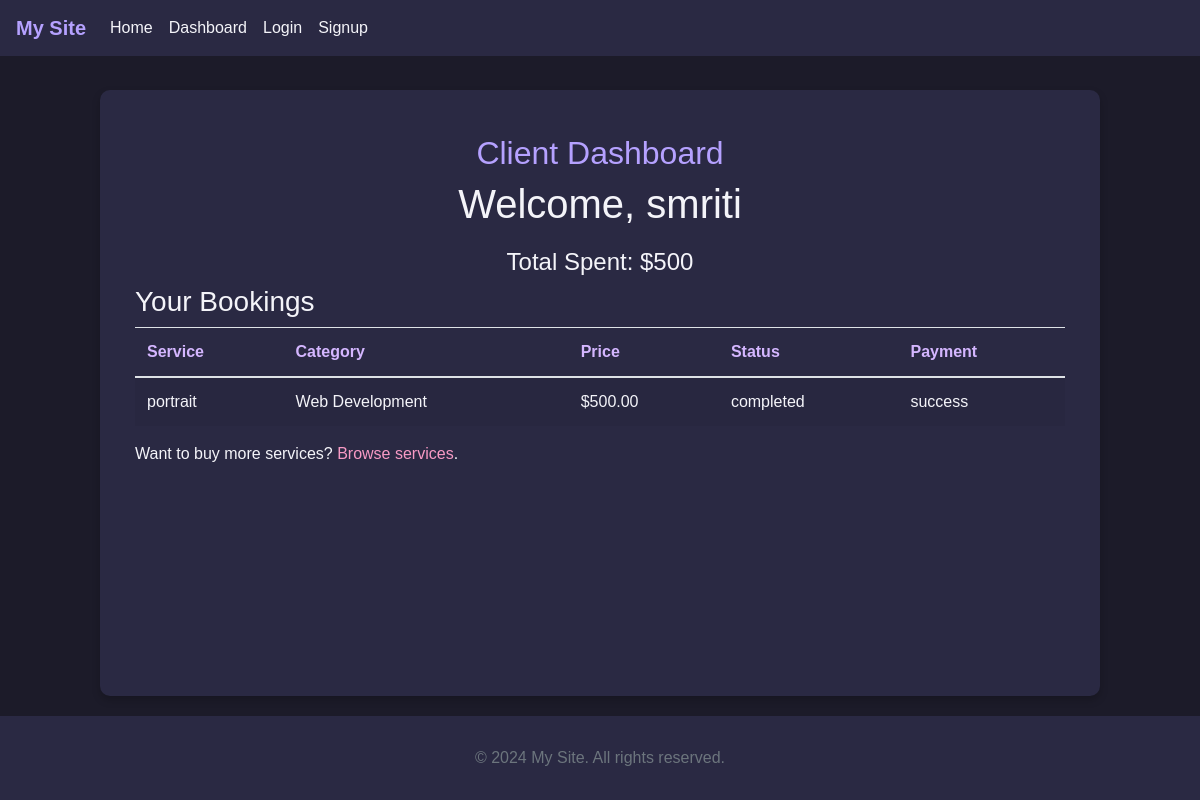
/users/client_dashboard/ (signed in), run on an earlier commit of the app's database.
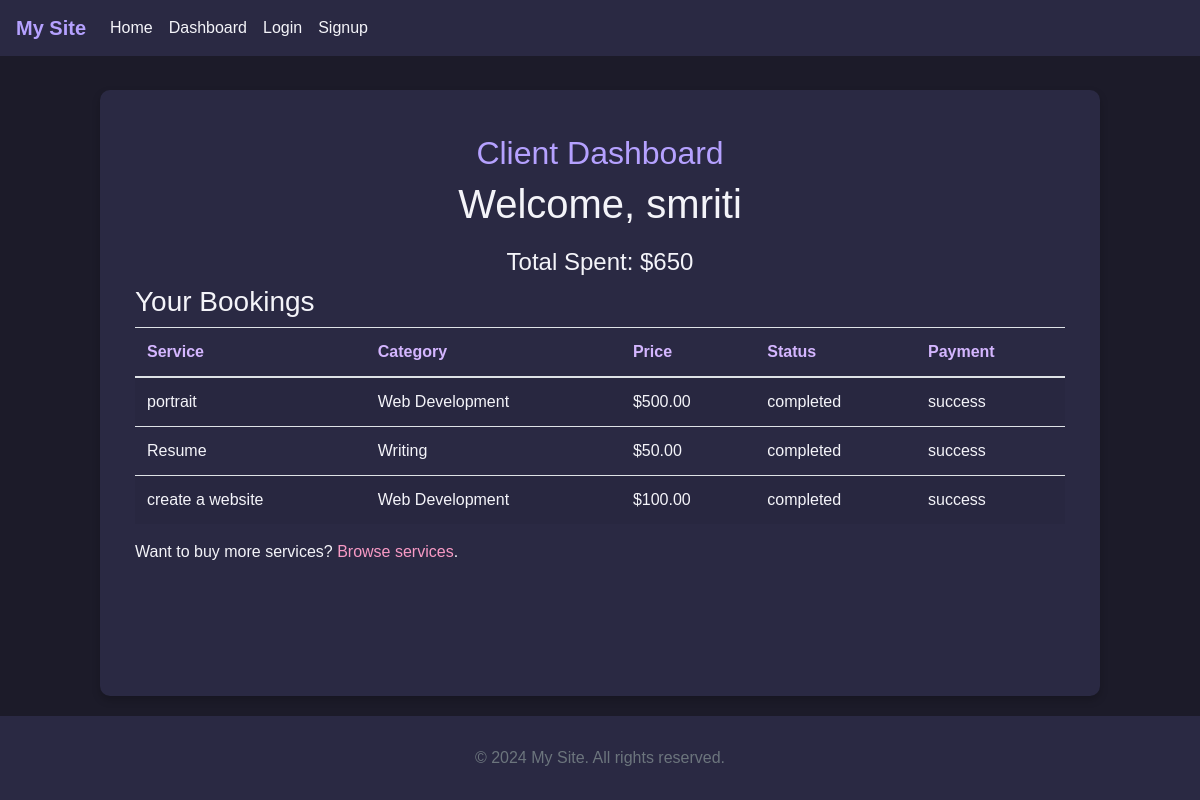
And on a later commit of the database.
### services/models.py (models this page shows, shortened)
class Booking(models.Model):
    client = models.ForeignKey('users.CustomUser', on_delete=models.CASCADE)
    service = models.ForeignKey('services.Service', on_delete=models.CASCADE)
    status = models.CharField(max_length=20, choices=[
        ('pending', 'Pending'),
        ('completed', 'Completed'),
        ('failed', 'Failed'),
    ], default='pending')
    payment_status = models.CharField(max_length=20, choices=[
        ('success', 'Success'),
        ('failed', 'Failed'),
        ('pending', 'Pending'),
    ], default='pending')
    payment_id = models.CharField(max_length=100, null=True, blank=True)
    created_at = models.DateTimeField(auto_now_add=True)  # Add this line

class Service(models.Model):
    CATEGORY_CHOICES = [
        ('web_dev', 'Web Development'),
        ('design', 'Design'),
        ('writing', 'Writing'),
        ('marketing', 'Marketing'),
    ]
    title = models.CharField(max_length=200)
    description = models.TextField()
    price = models.DecimalField(max_digits=10, decimal_places=2, null=False, blank=False)
    category = models.CharField(max_length=50, choices=CATEGORY_CHOICES)
    owner = models.ForeignKey('users.CustomUser', on_delete=models.CASCADE, related_name='services')
    created_at = models.DateTimeField(auto_now_add=True)
    updated_at = models.DateTimeField(auto_now=True)
    is_paid = models.BooleanField(default=False)  # New field to track payment status

### users/views.py (the view)
# urls.py: path('client_dashboard/', client_dashboard, name='client_dashboard'),
@login_required
@client_required
def client_dashboard(request):
    bookings = Booking.objects.filter(client=request.user, status='completed').select_related('service')
    total_spent = bookings.aggregate(Sum('service__price'))['service__price__sum'] or 0
    return render(request, 'users/client_dashboard.html', {
        'bookings': bookings,
        'total_spent': total_spent,
        'user_name':  request.user.username,
    })

### users/context_processors.py (called while the page is built)
def dashboard_url(request):
    if request.user.is_authenticated:
        if request.user.role == ROLE_FREELANCER:
            return {'dashboard_url': reverse('users:freelancer_dashboard')}
        elif request.user.role == ROLE_CLIENT:
            return {'dashboard_url': reverse('users:client_dashboard')}
    return {'dashboard_url': None}

### users/templates/users/client_dashboard.html (shortened to what this page needs)
{% extends 'services/base.html' %}
{% block content %}
<div class="container mt-4">
    <h2 class="text-center" style="color: #B5A1FF;">Client Dashboard</h2>
    <h1 class="text-center" style="color: #f4f4f9;">Welcome, {{ user_name }}</h1>
    <h4 class="text-center" style="color: #f4f4f9;">Total Spent: ${{ total_spent }}</h4>
    <h3 style="color: #f4f4f9;">Your Bookings</h3>
    {% if bookings %}
        <table class="table table-striped" style="background-color: #2A2943;">
            <thead>
                <tr style="color: #D4B6FF;">
                    <th>Service</th>
                    <th>Category</th>
                    <th>Price</th>
                    <th>Status</th>
                    <th>Payment</th>
                </tr>
            </thead>
            <tbody>
                {% for booking in bookings %}
                    <tr style="color: #f4f4f9;">
                        <td>{{ booking.service.title|default:"N/A" }}</td>
                        <td>{{ booking.service.get_category_display|default:"Uncategorized" }}</td>
                        <td>${{ booking.service.price|default:"0.00" }}</td>
                        <td>{{ booking.status|default:"Unknown" }}</td>
                        <td>{{ booking.payment_status }}</td>
                    </tr>
                {% endfor %}
            </tbody>
        </table>
        <p style="color: #f4f4f9;">Want to buy more services? <a href="{% url 'services:service_list' %}" style="color: #F89AC5;">Browse services</a>.</p>
    {% else %}
        <p style="color: #f4f4f9;">No bookings available yet. <a href="{% url 'services:service_list' %}" style="color: #F89AC5;">Browse services</a>.</p>
    {% endif %}
</div>
{% endblock %}

What changed in the data, as far as the page shows it:
now on this page (row edited): Booking: service "Resume", service.category "Writing", service.price "50.00", status "completed", payment_status "success"
now on this page (row edited): Booking: service "create a website", service.category "Web Development", service.price "100.00", status "completed", payment_status "success"
Also different on the page:
{{ total_spent }}: "500" → "650"
